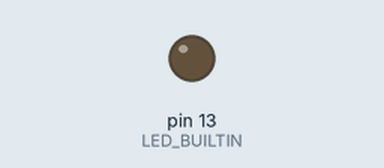
A sketch run on a simulated Arduino Uno, built with avr-gcc and run on an emulated ATmega328P. On the bench: output pins drawn as LEDs (lit = HIGH).

Above: at 0.3 s.
At 4.6 s:
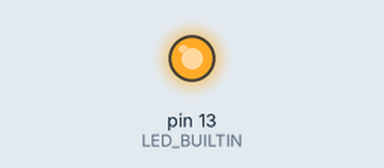
Timing chart, 0 to 7.0 s (numbered marks = the images above):
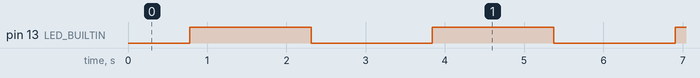

Measured:
- by itself, pin 13 (LED_BUILTIN): alternates HIGH for 1.5 s and LOW for 1.5 s

The sketch:

Fade.ino
```cpp
/*
程式說明：
變數定義：

brightness 用於存儲 LED 的當前亮度，範圍從 0（完全關閉）到 255（最亮）。
fadeAmount 是每次亮度增減的量，用於控制亮度變化的速度。
setup() 函數：

設置內建 LED 腳位（通常是引腳 13，但在不同板上可能有所不同）為輸出模式。
loop() 函數：

不斷使用 analogWrite() 函數設置 LED 的亮度。
每次循環時，將亮度增加或減少 fadeAmount 值，讓 LED 漸漸變亮或變暗。
當亮度達到 0 或 255 時，反轉 fadeAmount，讓 LED 的亮度變化方向相反，從而實現來回漸變效果。
延遲 30 毫秒，讓 LED 漸變效果更平滑。
這段程式用於控制 LED 漸漸變亮和變暗，持續不斷地循環，形成漸變效果。
*/

int brightness = 0;  // 定義變數 brightness，表示 LED 的亮度，初始值為 0
int fadeAmount = 5;  // 定義變數 fadeAmount，每次調整 LED 亮度的增量，設為 5

// setup() 函數在按下重置鍵或電源啟動時執行一次
void setup() {
  // 將內建 LED (LED_BUILTIN) 的腳位設為輸出模式
  pinMode(LED_BUILTIN, OUTPUT);
}

// loop() 函數會一直重複執行
void loop() {
  // 設置內建 LED (LED_BUILTIN) 的亮度，範圍從 0 到 255
  analogWrite(LED_BUILTIN, brightness);

  // 調整亮度，為下一次循環做準備
  brightness = brightness + fadeAmount;

  // 如果亮度超過 255（最大值）或低於 0（最小值），則反轉增減方向
  if (brightness <= 0 || brightness >= 255) {
    fadeAmount = -fadeAmount;  // 將 fadeAmount 的值變為相反，實現亮度漸變反向
  }

  // 延遲 30 毫秒，使 LED 的亮度變化可見
  delay(30);
}
```
